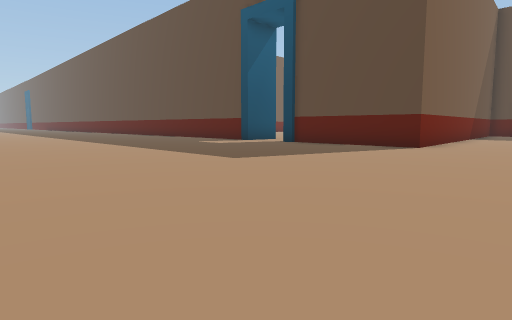
view 1 (above)

18 first-person views from a walk through a 3-D level made in the Unity game engine. The camera is 0.28 m above the floor, tilts 6° down and sees 75° across. The floor is counted in squares, 0.5 m on a side. Each view is taken from the middle of a square. On the plan, view 1 faces up. The plan holds only what a view shows up to about 9 squares ahead; the rest is blank. The place goes on beyond the plan.

view 2
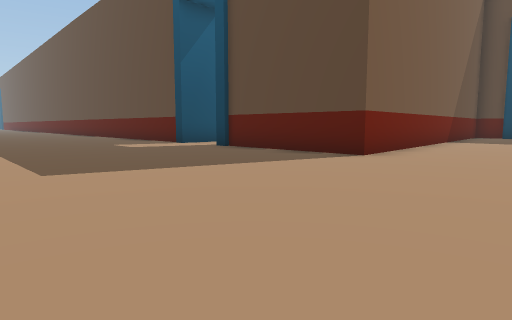

view 3
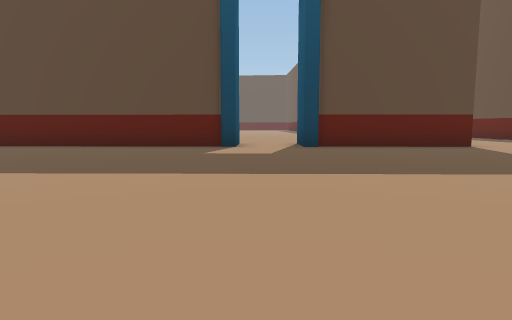

view 4
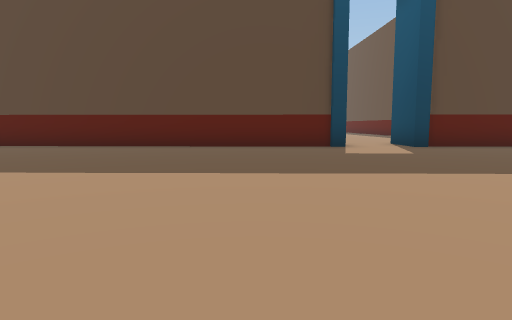

view 5
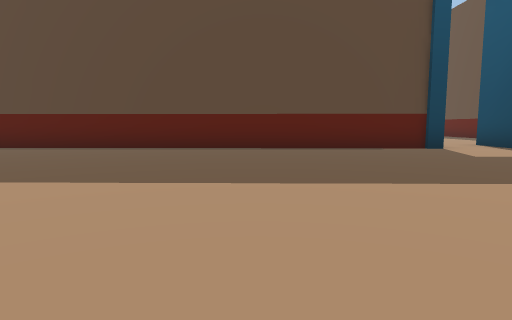

view 6
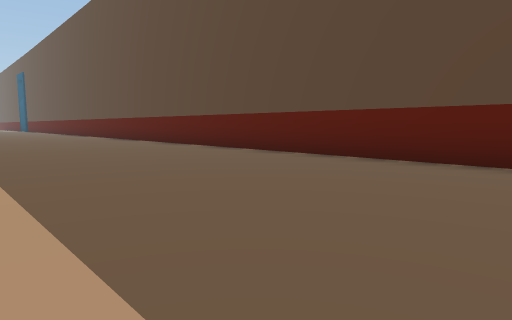

view 7
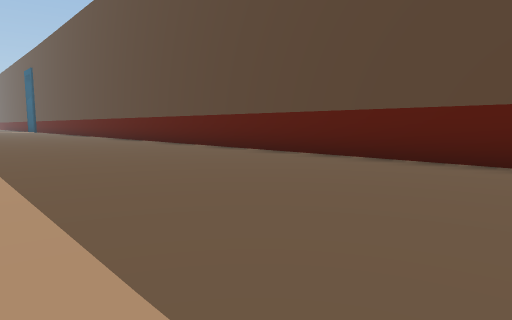

view 8
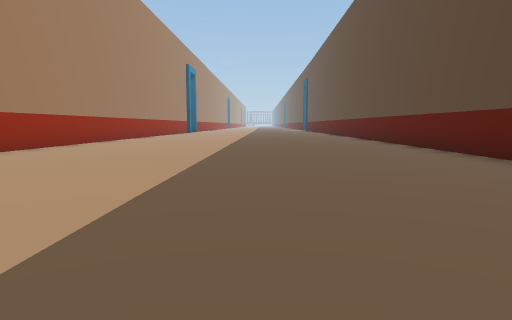

view 9
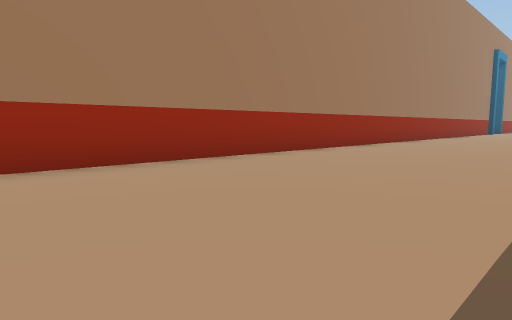

view 10
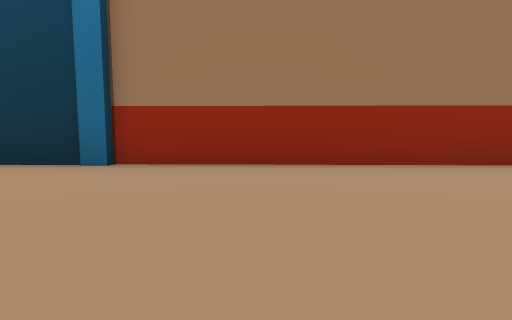

view 11
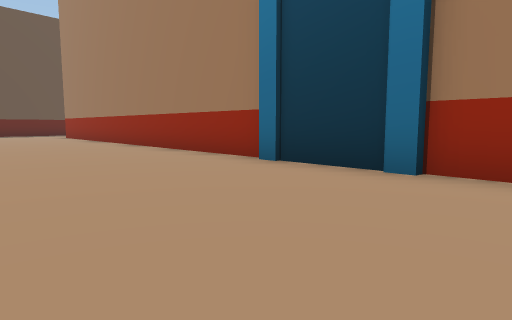

view 12
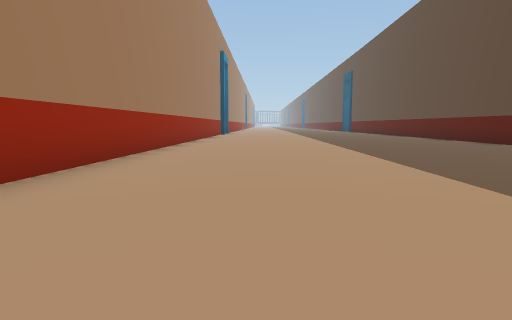

view 13
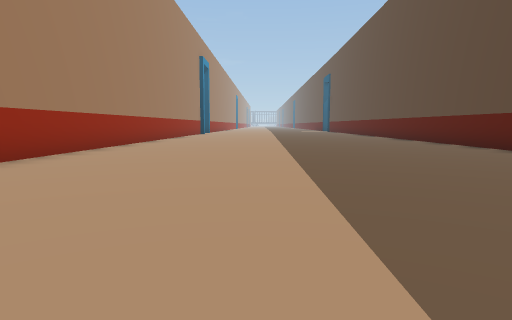

view 14
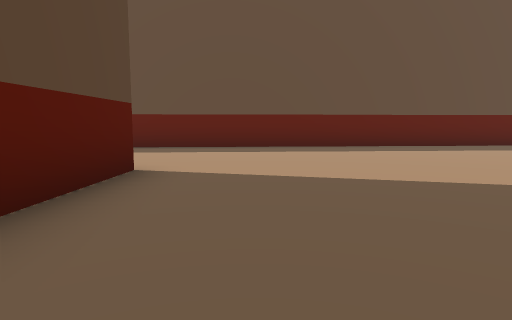

view 15
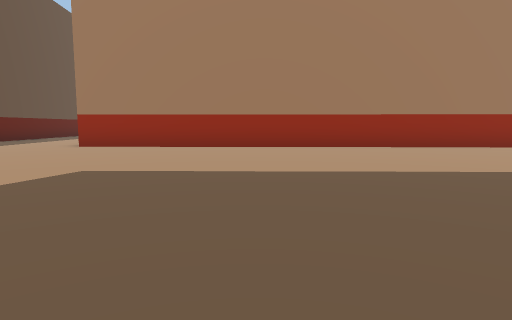

view 16
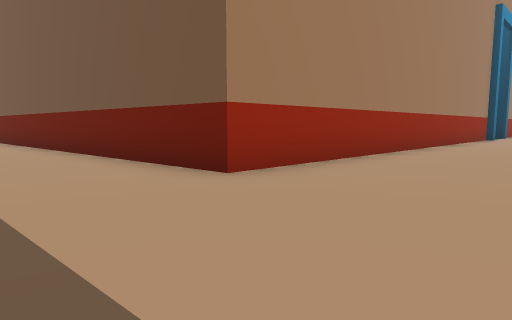

view 17
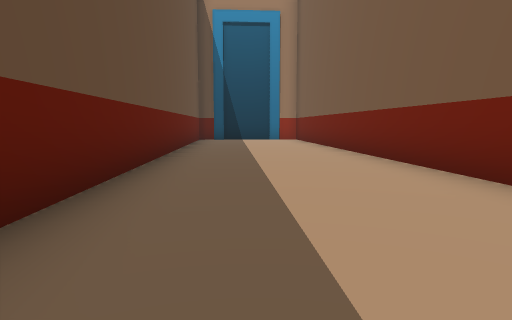

view 18
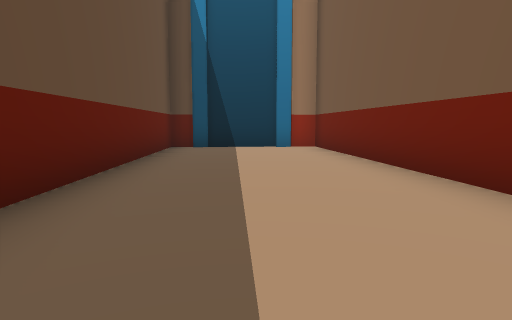

### Floor plan
Points are (right, up) in squares from view 1. A wall is a line through its corners. A room is listed if a view was taken in it or the views show most of it. See-through windows are left out.
Room 1 (views 1, 2, 3, 4, 5, 6, 7, 8, 9, 10, 11, 12, 13, 14, 15, 16, 17, 18)
walls: (-10.1, 9.3) (-1.9, 0.7) (-9.3, -8) (-7.6, -9.5); (-11.7, 10.9) (-10.4, 9.6); (-11.8, 11.3) (-11.4, 11); (-0.1, 12.4) (-13.6, 26.5); (6.6, 11.1) (4, 8.1) (1, 11.3); (-21.5, 21.3) (-11.8, 11.1); (-5.6, -9.6) (8.2, 6.3)

Where each view was taken, in squares from view 1:
view 1: 0 up, 0 right, facing up
view 2: 2 up, 2 right, facing up
view 3: 6 up, 6 left, facing up-right
view 4: 8 up, 8 left, facing up-right
view 5: 10 up, 9 left, facing up-right
view 6: 14 up, 9 left, facing up
view 7: 16 up, 11 left, facing up
view 8: 16 up, 9 left, facing up-left
view 9: 16 up, 10 left, facing left
view 10: 16 up, 10 left, facing down-left
view 11: 15 up, 10 left, facing down
view 12: 17 up, 14 left, facing up-left
view 13: 17 up, 12 left, facing up-left
view 14: 10 up, 0 right, facing down-right
view 15: 10 up, 1 right, facing down-left
view 16: 1 up, 2 right, facing left
view 17: 0 up, 1 right, facing down-left
view 18: 3 down, 2 left, facing down-left
